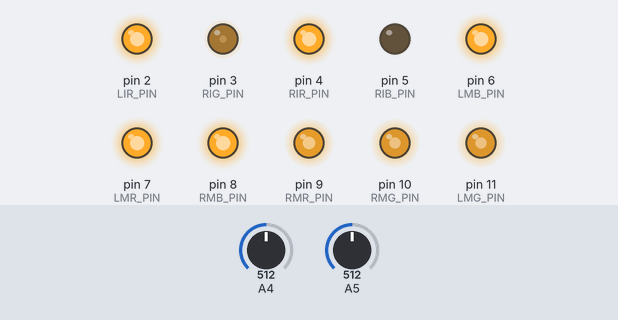
A sketch run on a simulated Arduino Mega 2560, built with avr-gcc and run on an emulated ATmega2560. On the bench: output pins drawn as LEDs (lit = HIGH). The inputs (shaded band) are chosen by the test bench; at power-on: A5 = 512, A4 = 512. Pins used as bus, display or sensor lines are not drawn; what the sketch prints to the serial monitor is not drawn.

Above: at 7.6 s.
7.7 s: A5 set to 631
9.2 s: A5 set to 653
At 10.7 s:
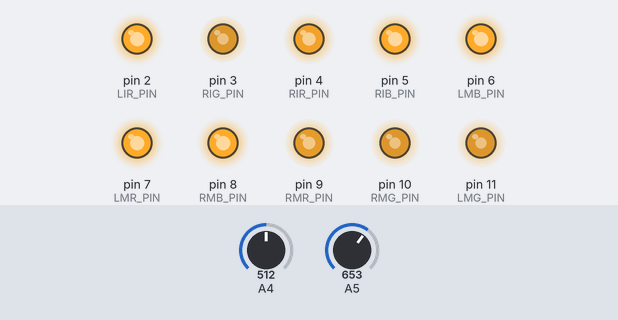
11.7 s: A4 set to 632
13.2 s: A4 set to 658
At 13.9 s:
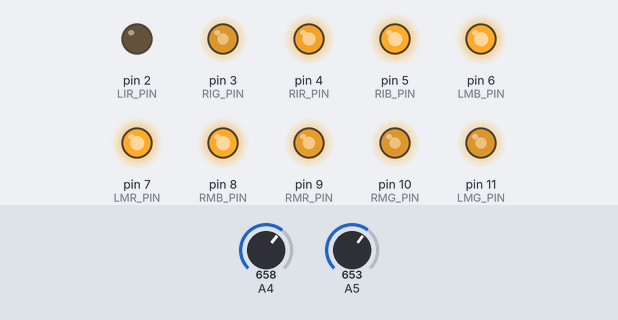
14.7 s: A4 set to 511
At 15.9 s:
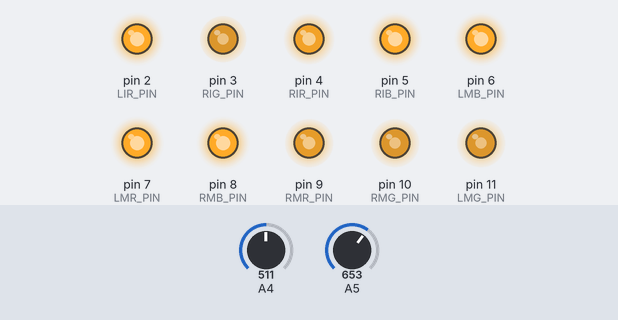
16.2 s: A4 set to 482
At 17.0 s:
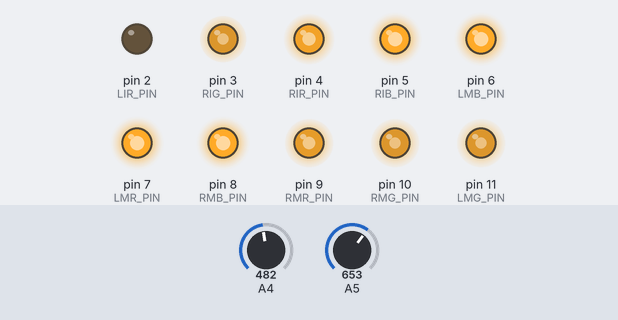
Timing chart, 0 to 18.7 s (numbered marks = the images above; inputs shaded):
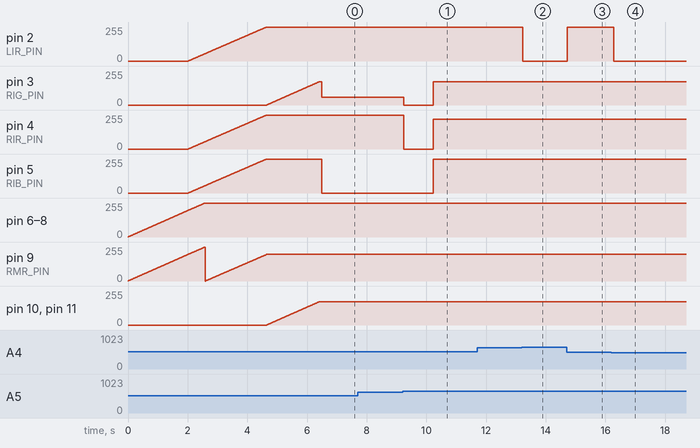

Measured:
- the behaviour switches between 642 and 643 on A5 (found by bisection; images 0 and 1)
- the behaviour switches between 642 and 643 on A4 (found by bisection; images 1 and 2)
- the behaviour switches between 491 and 490 on A4 (found by bisection; images 3 and 4)
- after the input at 9.2 s, pin 3 (RIG_PIN): 60/255 → 0/255 at once, → 175/255 1.0 s later; pin 4 (RIR_PIN): 255/255 → 0/255 at once, → 225/255 1.0 s later; pin 5 (RIB_PIN): 0/255 → 255/255 after 1.0 s
- after the input at 13.2 s, pin 2 (LIR_PIN): 255/255 → 0/255 at once
- after the input at 14.7 s, pin 2 (LIR_PIN): 0/255 → 255/255 at once
- after the input at 16.2 s, pin 2 (LIR_PIN): 255/255 → 0/255 after 0.08 s
- by itself, pin 3 (RIG_PIN): rises from 1/255 to 176/255 in 1.8 s, then falls to 60/255 in 0.07 s

The sketch:

AngelEyesLED.ino
```cpp
#define LIR_PIN 2
#define LIG_PIN 0
#define LIB_PIN 1

#define RIR_PIN 4
#define RIG_PIN 3
#define RIB_PIN 5

#define LMR_PIN 7
#define LMG_PIN 11
#define LMB_PIN 6

#define RMR_PIN 9
#define RMG_PIN 10
#define RMB_PIN 8

#define RI_IN_PIN 24
#define LI_IN_PIN 25
// #define TPIN_0 15
#define Loop_Delay 10

int mainColor[3]  = {225, 175, 255};
int indicatorColor[3]  = {255,60,0};
int black[3]  = {0, 0, 0};

unsigned long startMillis;  //some global variables available anywhere in the program
unsigned long currentMillisL;
unsigned long currentMillisR;

int wakeDelay = 10;
int ind = 0;

// int indicatorColorR = 255,140,0;

int LIR = 0;
int LIG = 0;
int LIB = 0;

int RIR = 0;
int RIG = 0;
int RIB = 0;

int RMR = 0;
int RMG = 0;
int RMB = 0;

int LMR = 0;
int LMG = 0;
int LMB = 0;

int sumR = 0;
int sumL = 0;
int highR = 0;
int highL = 0;

int inc;

void setup() {
  // put your setup code here, to run once:
  Serial.begin(9600);
  startMillis = millis();

  pinMode(LIR_PIN, OUTPUT);
  pinMode(LIG_PIN, OUTPUT);
  pinMode(LIB_PIN, OUTPUT);

  pinMode(RIR_PIN, OUTPUT);
  pinMode(RIG_PIN, OUTPUT);
  pinMode(RIB_PIN, OUTPUT);

  pinMode(LMR_PIN, OUTPUT);
  pinMode(LMG_PIN, OUTPUT);
  pinMode(LMB_PIN, OUTPUT);

  pinMode(RMR_PIN, OUTPUT);
  pinMode(RMG_PIN, OUTPUT);
  pinMode(RMB_PIN, OUTPUT);

  // pinMode(RI_IN_PIN, INPUT_PULLUP);
  // pinMode(LI_IN_PIN, INPUT_PULLUP);

  wake();

}

void rgbTest(){
  int r=0;
  int g=0;
  int b=0;

  for(int i = 0; i <=150; i++){
    r++;
    putAll(r,g,b);
    Serial.print("\nR;");
    Serial.print(r);
    Serial.print("G;");
    Serial.print(g);
    Serial.print("B;");
    Serial.print(b);
    delay(Loop_Delay);
  }

  r=0;
  g=0;
  b=0;
  for(int i = 0; i <=150; i++){
    g++;
    putAll(r,g,b);
    Serial.print("\nR;");
    Serial.print(r);
    Serial.print("G;");
    Serial.print(g);
    Serial.print("B;");
    Serial.print(b);
    delay(Loop_Delay);
  }

  r=0;
  g=0;
  b=0;
  for(int i = 0; i <=150; i++){
    b++;
    putAll(r,g,b);
    Serial.print("\nR;");
    Serial.print(r);
    Serial.print("G;");
    Serial.print(g);
    Serial.print("B;");
    Serial.print(b);
    delay(Loop_Delay);
  }
  Serial.print("\nR;");
  Serial.print(r);
  Serial.print("G;");
  Serial.print(g);
  Serial.print("B;");
  Serial.print(b);
}

void putAll(int r,int g,int b){

  analogWrite(LIR_PIN,r);
  analogWrite(LIG_PIN,g);
  analogWrite(LIB_PIN,b);

  analogWrite(RIR_PIN,r);
  analogWrite(RIG_PIN,g);
  analogWrite(RIB_PIN,b);

  analogWrite(LMR_PIN,r);
  analogWrite(LMG_PIN,g);
  analogWrite(LMB_PIN,b);

  analogWrite(RMR_PIN,r);
  analogWrite(RMG_PIN,g);
  analogWrite(RMB_PIN,b);
}

void putLI(int r,int g,int b){

  analogWrite(LIR_PIN,r);
  analogWrite(LIG_PIN,g);
  analogWrite(LIB_PIN,b);
}

void putRI(int r,int g,int b){

  analogWrite(RIR_PIN,r);
  analogWrite(RIG_PIN,g);
  analogWrite(RIB_PIN,b);
}

void putLM(int r,int g,int b){

  analogWrite(LMR_PIN,r);
  analogWrite(LMG_PIN,g);
  analogWrite(LMB_PIN,b);
}

void putRM(int r,int g,int b){

  analogWrite(RMR_PIN,r);
  analogWrite(RMG_PIN,g);
  analogWrite(RMB_PIN,b);
}

void fadeLI(int r, int g, int b, int interval, int time){
  float R = LIR;
  float G = LIG;
  float B = LIB;

  float difR= (r - R) / interval;
  float difG= (g - G) / interval;
  float difB= (b - B) / interval;

  for(int i =0; i <= interval; i++){
    R = R + difR;
    G = G + difG;
    B = B + difB;
    putLI((int)R ,(int)G ,(int)B );
    Serial.print("\n R: ");
    Serial.print((int)R);
  }
  delay(time);
}
void showRgb(){

  analogWrite(LIR_PIN,LIR);
  analogWrite(LIG_PIN,LIG);
  analogWrite(LIB_PIN,LIB);

  analogWrite(RIR_PIN,RIR);
  analogWrite(RIG_PIN,RIG);
  analogWrite(RIB_PIN,RIB);

  analogWrite(LMR_PIN,LMR);
  analogWrite(LMG_PIN,LMG);
  analogWrite(LMB_PIN,LMB);

  analogWrite(RMR_PIN,RMR);
  analogWrite(RMG_PIN,RMG);
  analogWrite(RMB_PIN,RMB);
}

int colorCorrect(int val){
  if(val > 254){
    val = 254;
  }else if (val < 0){
    val = 0;
  }
  return val;
}

// wake up animation fading from black to white
void wake(){
  //Left indicator RGB
  LIR = 0;
  LIG = 0;
  LIB = 0;
  //Right indicator RGB
  RIR = 0;
  RIG = 0;
  RIB = 0;
  //Right main light RGB
  RMR = 0;
  RMG = 0;
  RMB = 0;
  //left main light RGB
  LMR = 0;
  LMG = 0;
  LMB = 0;

  //wake main
  for(int i = 0; i <200; i++){
    RMR ++;
    RMB ++;

    LMR ++;
    LMB ++;

    colorCorrect(RMR);
    colorCorrect(RMB);
    colorCorrect(LMR);
    colorCorrect(LMB);

    showRgb();
    delay(wakeDelay);
  }

  //wake indicator
    for(int i = 0; i <255; i++){
    RIR ++;
    RIB ++;

    LIR ++;
    LIB ++;
    colorCorrect(RIR);
    colorCorrect(RIB);
    colorCorrect(LIR);
    colorCorrect(LIB);

    RMR ++;
    RMB ++;

    LMR ++;
    LMB ++;
    colorCorrect(RMR);
    colorCorrect(RMB);
    colorCorrect(LMR);
    colorCorrect(LMB);

    showRgb();
    Serial.print("\n i : ");
    Serial.print(i);
    // if( i == 50){
    //   Serial.println("glitch 1");

    //   glitchRI(200,25);

    // }
    // else if (i == 150){
    //   Serial.println("glitch 2");
    //   glitchRI(50,50);
    // }else if(i == 175){
    //   Serial.println("glitch 3");
    //   glitchRI(100,75);
    // }

    delay(wakeDelay);
  }
  //  for(int i = 0; i <=175; i++){

  //   showRgb();
  //   delay(wakeDelay);
  // }
   for(int i = 0; i <=175; i++){
    RIG ++;
    LIG ++;
    colorCorrect(RIG);
    colorCorrect(LIG);

    RMG ++;
    LMG ++;
    colorCorrect(LMG);
    colorCorrect(LMG);

    showRgb();
    delay(wakeDelay);
  }
}

// void glitchRI(unsigned long time, int low){
//   currentMillis = millis();  //get the current "time" (actually the number of milliseconds since the program started)

//   int r = RIR - low;
//   int g = RIG - low;
//   int b = RIB - low;
//   Serial.println(currentMillis - startMillis);
//   if (currentMillis - startMillis < time)  //test whether the period has elapsed
//   {
//     Serial.println("glitching");
//     Serial.println(currentMillis - startMillis);
//     putRI(r,g,b);
//   }

// }
void checkIndicatores(){
  sumR=0;
  sumL=0;
  // high = 0;
  for(int i =0; i < 51;i++){
    sumR = sumR + analogRead(21);
    sumL = sumL + analogRead(20);
    delay(1);
  }

  // put your main code here, to run repeatedly:
  int RIval = sumR/50;
  int LIval = sumL/50;
  putIndicators(LIval, RIval);
}

int limit = 500;
void putIndicators(int LIval, int RIval){
  // int LIval = analogRead(LI_IN_PIN);
  // int RIval = analogRead(RI_IN_PIN);
  // Serial.print("\n RI: ");
  // Serial.print(RIval);
  // Serial.print(" lI: ");
  // Serial.print(LIval);

  if(millis() - currentMillisR < 1000){

    putRI(0,0,0);
    ind = 0;
  }else if(millis() - currentMillisL < 1000){
    putLI(0,0,0);
    ind = 0;
  }
  if(RIval >= limit){
    currentMillisR = millis();
    // Serial.print("\tright on");
    // Serial.print(RIval);
    putRI(indicatorColor[0],indicatorColor[1],indicatorColor[2]);
    // delay(275);
    // putRI(0, 0, 0);
    // delay(275);
  }
  if(LIval >= limit){

    currentMillisL = millis();
    // fadeLI(255, 255, 0,20,10);
    // delay(1000);
    // fadeLI(0, 0, 0,20,10);
    // delay(1000);
    // Serial.print("\tleft on");
    // Serial.print(LIval);

    putLI(indicatorColor[0],indicatorColor[1],indicatorColor[2]);
    // delay(275);
    // putLI(0, 0, 0);
    // delay(275);
  // }else if(LIval <= 300 && RIval <= 300){

  //   currentMillis = millis();
  //   Serial.print("\n both on");
  //   putLI(255,60,0);
  //   putRI(255,60,0);
  //   delay(175);
  //   putLI(0, 0, 0);
  //   putRI(0, 0, 0);
  //   delay(175);
  }
    // delay(500);
    //
    // Serial.print("\tmillis R:");
    // Serial.print(millis() - currentMillisR);
    // Serial.print("\tmillis L:");
    // Serial.print(millis() - currentMillisL);
  if(millis() - currentMillisR > 1000){
    putRI(mainColor[0],mainColor[1],mainColor[2]);
    ind = 0;
  }else if (millis() - currentMillisL > 1000){
    putLI(mainColor[0],mainColor[1],mainColor[2]);
    ind = 0;
  }
  // else{
  //   if(RIval < limit){
  //     putRI(0,0,0);
  //   }else if(LIval < limit){
  //     putLI(0,0,0);
  //   }
  // }


}

void printLoop(){
  sumR=0;
  sumL=0;
  // high = 0;
  for(int i =0; i < 21;i++){
    sumR = sumR + analogRead(21)/10;
    sumL = sumL + analogRead(20)/10;
    delay(1);
  }

  // put your main code here, to run repeatedly:
  int Rval = sumR/20;
  int Lval = sumL/20;
  if(Rval > highR){
    highR = Rval;
  }else if(Lval > highL){
    highL = Lval;
  }
  // float voltage = sensorValue * (5.0 / 1023.0);
  Serial.print("\n Rval: ");
  Serial.print(Rval);
  Serial.print(" \tLval: ");
  Serial.print(Lval);
  Serial.print(" \tHighR: ");
  Serial.print(highR);
  Serial.print(" \tHighL: ");
  Serial.print(highL);
  // delay(20);

  if(millis() - startMillis > 5000){
    highR = 0;
    highL = 0;
    startMillis = millis();
    Serial.print("\n..........................................................................................");
  }
}
void loop(){
  // for testing
    // putAll(0,0,0);
    // delay(2000);
    // rgbTest();
    // Serial.print("\n RI: ");
    // Serial.print(digitalRead(RI_IN_PIN));
    // Serial.print(" lI: ");
    // Serial.print(digitalRead(LI_IN_PIN));
    // delay(50);
    // printLoop();
    // fadeLI(indicatorColor[0],indicatorColor[1],indicatorColor[2],200,1);
    // delay(2000);
  checkIndicatores();
}
```
